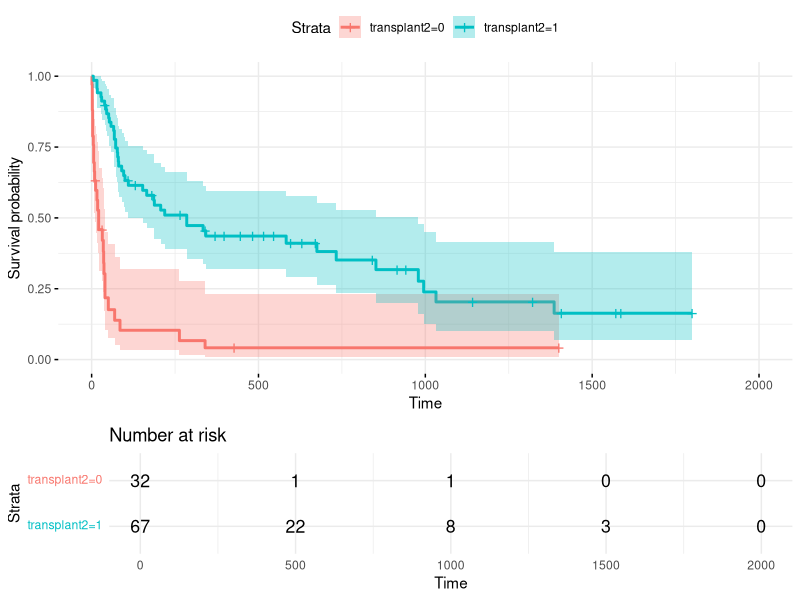
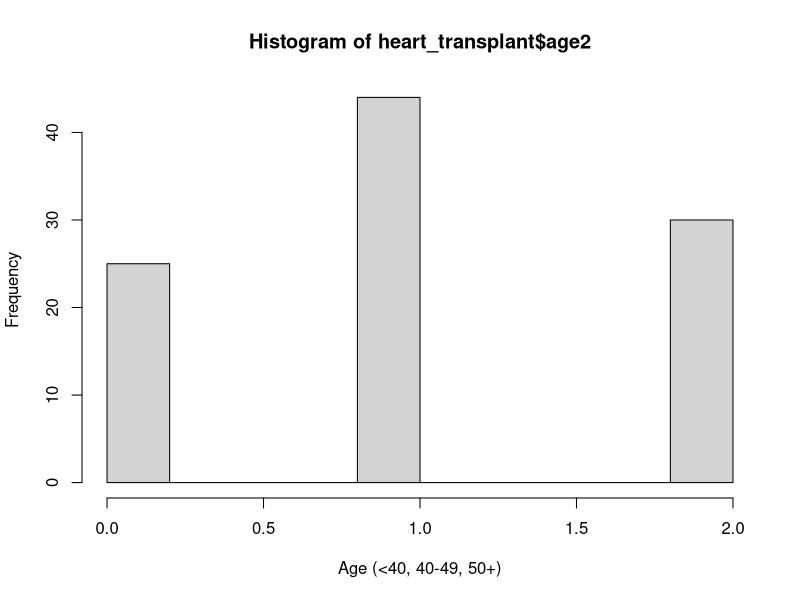

These figures' R source, in order:
## ---- chunk 1
library(survival)
#install.packages("survminer")
library(survminer)
## ---- chunk 2
heart_transplant <- read.csv("./heart_transplant.csv")
#generate numeric columns for survived, prior, and transplant from existing charachter columns
heart_transplant$survived2 <- as.numeric(ifelse(heart_transplant$survived=="dead",1,0))
heart_transplant$prior2 <- as.numeric(ifelse(heart_transplant$prior=="yes",1,0))
heart_transplant$transplant2 <- as.numeric(ifelse(heart_transplant$transplant=="treatment",1,0))
all_strTrtmnt.mod <- coxph(Surv(survtime, survived2)~ age + prior2 + strata(transplant2), data=heart_transplant)
summary(all_strTrtmnt.mod)
## ---- chunk 3
ggsurvplot(survfit(all_strTrtmnt.mod), data=heart_transplant, ggtheme = theme_minimal(), conf.int=TRUE, risk.table=TRUE, tables.height = 0.3, tables.theme = theme_minimal())
## ---- chunk 4
heart_transplant$age2 <- as.numeric(ifelse(heart_transplant$age<41,0,ifelse(heart_transplant$age<51,1,2)))
hist(heart_transplant$age2, xlab="Age (<40, 40-49, 50+)")

#generate model with chategorized age
all_agechat.mod <- coxph(Surv(survtime, survived2)~ age2 + prior2 + strata(transplant2), data=heart_transplant)
summary(all_agechat.mod)

